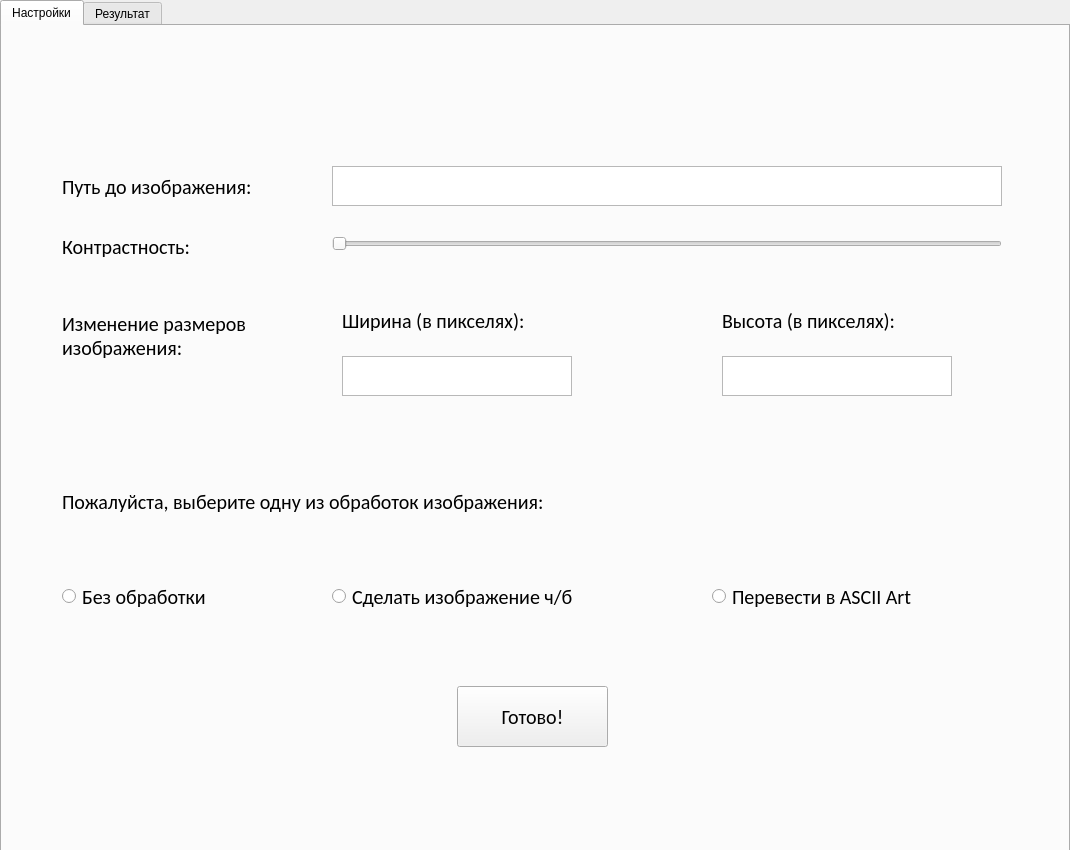
<?xml version="1.0" encoding="UTF-8"?>
<ui version="4.0">
 <class>MainWindow</class>
 <widget class="QMainWindow" name="MainWindow">
  <property name="geometry">
   <rect>
    <x>0</x>
    <y>0</y>
    <width>1070</width>
    <height>850</height>
   </rect>
  </property>
  <property name="windowTitle">
   <string>MainWindow</string>
  </property>
  <widget class="QWidget" name="centralwidget">
   <widget class="QTabWidget" name="tabWidget">
    <property name="geometry">
     <rect>
      <x>0</x>
      <y>0</y>
      <width>1070</width>
      <height>5000</height>
     </rect>
    </property>
    <property name="currentIndex">
     <number>0</number>
    </property>
    <widget class="QWidget" name="form">
     <attribute name="title">
      <string>Настройки</string>
     </attribute>
     <widget class="QLabel" name="label_way">
      <property name="geometry">
       <rect>
        <x>60</x>
        <y>130</y>
        <width>251</width>
        <height>61</height>
       </rect>
      </property>
      <property name="font">
       <font>
        <family>Calibri</family>
        <pointsize>15</pointsize>
       </font>
      </property>
      <property name="text">
       <string>Путь до изображения:</string>
      </property>
     </widget>
     <widget class="QSlider" name="contast_slider">
      <property name="geometry">
       <rect>
        <x>330</x>
        <y>205</y>
        <width>670</width>
        <height>25</height>
       </rect>
      </property>
      <property name="orientation">
       <enum>Qt::Horizontal</enum>
      </property>
     </widget>
     <widget class="QPlainTextEdit" name="way_to_art">
      <property name="geometry">
       <rect>
        <x>330</x>
        <y>140</y>
        <width>670</width>
        <height>40</height>
       </rect>
      </property>
      <property name="font">
       <font>
        <pointsize>12</pointsize>
       </font>
      </property>
     </widget>
     <widget class="QLabel" name="label_contrast">
      <property name="geometry">
       <rect>
        <x>60</x>
        <y>200</y>
        <width>231</width>
        <height>41</height>
       </rect>
      </property>
      <property name="font">
       <font>
        <family>Calibri</family>
        <pointsize>15</pointsize>
       </font>
      </property>
      <property name="text">
       <string>Контрастность:</string>
      </property>
     </widget>
     <widget class="QPushButton" name="readyButton">
      <property name="geometry">
       <rect>
        <x>455</x>
        <y>660</y>
        <width>151</width>
        <height>61</height>
       </rect>
      </property>
      <property name="font">
       <font>
        <family>Calibri</family>
        <pointsize>15</pointsize>
       </font>
      </property>
      <property name="text">
       <string>Готово!</string>
      </property>
     </widget>
     <widget class="QLabel" name="label_change_size">
      <property name="geometry">
       <rect>
        <x>60</x>
        <y>250</y>
        <width>231</width>
        <height>120</height>
       </rect>
      </property>
      <property name="font">
       <font>
        <family>Calibri</family>
        <pointsize>15</pointsize>
       </font>
      </property>
      <property name="text">
       <string>Изменение размеров изображения:</string>
      </property>
      <property name="wordWrap">
       <bool>true</bool>
      </property>
     </widget>
     <widget class="QLabel" name="label_width">
      <property name="geometry">
       <rect>
        <x>340</x>
        <y>260</y>
        <width>251</width>
        <height>70</height>
       </rect>
      </property>
      <property name="font">
       <font>
        <family>Calibri</family>
        <pointsize>15</pointsize>
       </font>
      </property>
      <property name="text">
       <string>Ширина (в пикселях):</string>
      </property>
      <property name="wordWrap">
       <bool>true</bool>
      </property>
     </widget>
     <widget class="QLabel" name="label_height">
      <property name="geometry">
       <rect>
        <x>720</x>
        <y>260</y>
        <width>231</width>
        <height>70</height>
       </rect>
      </property>
      <property name="font">
       <font>
        <family>Calibri</family>
        <pointsize>15</pointsize>
       </font>
      </property>
      <property name="text">
       <string>Высота (в пикселях):</string>
      </property>
      <property name="wordWrap">
       <bool>true</bool>
      </property>
     </widget>
     <widget class="QPlainTextEdit" name="width">
      <property name="geometry">
       <rect>
        <x>340</x>
        <y>330</y>
        <width>230</width>
        <height>40</height>
       </rect>
      </property>
      <property name="font">
       <font>
        <pointsize>12</pointsize>
       </font>
      </property>
     </widget>
     <widget class="QPlainTextEdit" name="height">
      <property name="geometry">
       <rect>
        <x>720</x>
        <y>330</y>
        <width>230</width>
        <height>40</height>
       </rect>
      </property>
      <property name="font">
       <font>
        <pointsize>12</pointsize>
       </font>
      </property>
     </widget>
     <widget class="QRadioButton" name="radBut_without">
      <property name="geometry">
       <rect>
        <x>60</x>
        <y>540</y>
        <width>221</width>
        <height>61</height>
       </rect>
      </property>
      <property name="font">
       <font>
        <family>Calibri</family>
        <pointsize>15</pointsize>
       </font>
      </property>
      <property name="text">
       <string>Без обработки</string>
      </property>
     </widget>
     <widget class="QRadioButton" name="radBut_graify">
      <property name="geometry">
       <rect>
        <x>330</x>
        <y>540</y>
        <width>331</width>
        <height>61</height>
       </rect>
      </property>
      <property name="font">
       <font>
        <family>Calibri</family>
        <pointsize>15</pointsize>
       </font>
      </property>
      <property name="text">
       <string>Сделать изображение ч/б</string>
      </property>
     </widget>
     <widget class="QRadioButton" name="radioButton_3">
      <property name="geometry">
       <rect>
        <x>710</x>
        <y>540</y>
        <width>271</width>
        <height>61</height>
       </rect>
      </property>
      <property name="font">
       <font>
        <family>Calibri</family>
        <pointsize>15</pointsize>
       </font>
      </property>
      <property name="text">
       <string>Перевести в ASCII Art</string>
      </property>
     </widget>
     <widget class="QLabel" name="label">
      <property name="geometry">
       <rect>
        <x>60</x>
        <y>440</y>
        <width>900</width>
        <height>71</height>
       </rect>
      </property>
      <property name="font">
       <font>
        <family>Calibri</family>
        <pointsize>15</pointsize>
       </font>
      </property>
      <property name="text">
       <string>Пожалуйста, выберите одну из обработок изображения:</string>
      </property>
     </widget>
    </widget>
    <widget class="QWidget" name="res">
     <attribute name="title">
      <string>Результат</string>
     </attribute>
     <widget class="QLabel" name="label_image">
      <property name="geometry">
       <rect>
        <x>0</x>
        <y>0</y>
        <width>1070</width>
        <height>850</height>
       </rect>
      </property>
      <property name="text">
       <string/>
      </property>
     </widget>
    </widget>
   </widget>
  </widget>
 </widget>
 <resources/>
 <connections/>
</ui>
